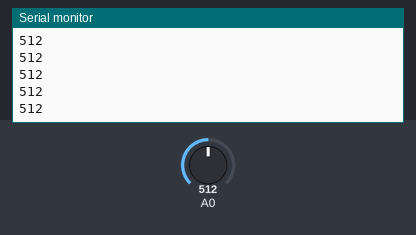
Simulated run of this sketch. Board: Arduino Uno, built with avr-gcc and run on an emulated ATmega328P. Parts: the last lines printed to the serial monitor. The inputs (shaded band) are chosen by the test bench; at power-on: A0 = 512.

Above: at 1.2 s.
1.3 s: A0 set to 716
At 1.8 s:
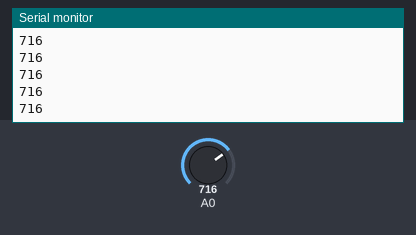
2.8 s: A0 set to 900
At 3.8 s:
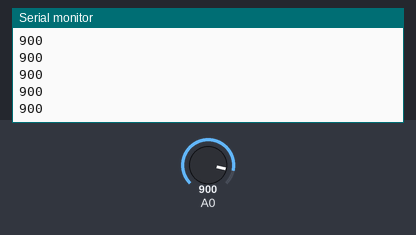
Timing chart, 0 to 5.8 s (numbered marks = the images above; inputs shaded):
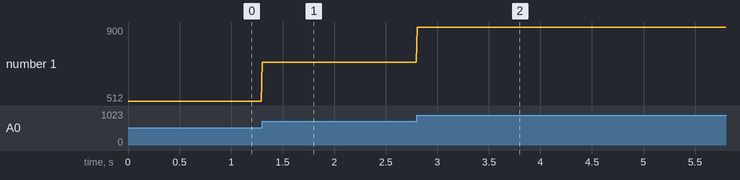

Measured:
- after the input at 1.3 s, the serial monitor: prints a new line at once (image 1)
- after the input at 2.8 s, the serial monitor: prints a new line at once (image 2)
- plotted number 1: 512 → 716 after the input at 1.3 s, 716 → 900 after the input at 2.8 s

The sketch:

sketch_may20a.ino
```cpp
/* Example code with timer intyerrutp that will create an interruption each
 *  500ms using timer1 and prescalar of 256.
Calculations (for 500ms):
  System clock 16 Mhz and Prescalar 256;
  Timer 1 speed = 16Mhz/256 = 62.5 Khz
  Pulse time = 1/62.5 Khz =  16us
  Count up to = 1ms / 16us = 625 (so this is the value the OCR register should have)*/
int fs,ts;
int sensor,temp1,temp2;

void setup() {
  // initialize the serial communication:
  Serial.begin(9600);
  fs=100;
  //interrupt timer setting
  cli();                      //stop interrupts for till we make the settings
  /*1. First we reset the control register to amke sure we start with everything disabled.*/
  TCCR1A = 0;                 // Reset entire TCCR1A to 0
  TCCR1B = 0;                 // Reset entire TCCR1B to 0

  /*2. We set the prescalar to the desired value by changing the CS10 CS12 and CS12 bits. */
  TCCR1B |= B00000100;        //Set CS12 to 1 so we get prescalar 256

  /*3. We enable compare match mode on register A*/
  TIMSK1 |= B00000010;        //Set OCIE1A to 1 so we enable compare match A

  /*4. Set the value of register A to 31250*/
  OCR1A = 625;//625;//31250;             //Finally we set compare register A to this value
  sei();                     //Enable back the interrupts
}

void loop() {
  // put your main code here, to run repeatedly:
}

//With the settings above, this IRS will trigger each 500ms.
ISR(TIMER1_COMPA_vect){
  TCNT1  = 0;                  //First, set the timer back to 0 so it resets for next interrupt
  sensor=analogRead(A0);
  temp1=sensor;
  Serial.print(temp1);
  Serial.print('\n');

}
```
